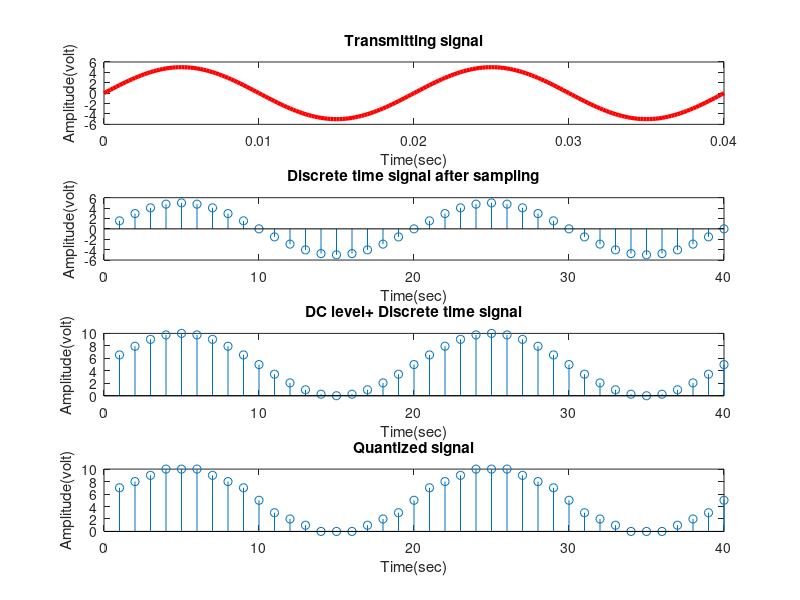

Reproduce this figure in MATLAB.
clc;
close all;
A = input('Enter Amplitude of transmitting signal: ');
%Transmitting signal generation
f=50;
T=1/f;
t=0:T/100:2*T;
y = A*sin(2*pi*f*t);
subplot(4,1,1)
plot(t,y,'r','linewidth',3);
title('Transmitting signal');
xlabel('Time(sec)');
ylabel('Amplitude(volt)');

%sampling
n=1:1:40;
y1=A*sin(2*pi*f*(.001)*n);
subplot(4,1,2)
stem(n,y1);
title('Discrete time signal after sampling');
xlabel('Time(sec)');
ylabel('Amplitude(volt)');

%DC level+ Discrete time signal
y2=A+y1;
subplot(4,1,3)
stem(n,y2);
title('DC level+ Discrete time signal');
xlabel('Time(sec)');
ylabel('Amplitude(volt)');

%Quantization
y3=round(y2);
subplot(4,1,4)
stem(n,y3);
title('Quantized signal');
xlabel('Time(sec)');
ylabel('Amplitude(volt)');

%coding
y4 = dec2bin(y3);
disp('Binary information');
disp(y4);
